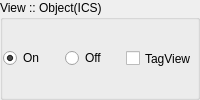
          <widget class="QGroupBox" name="gbObjectOption">
           <property name="title">
            <string>View :: Object(ICS)</string>
           </property>
           <layout class="QHBoxLayout" name="horizontalLayout_5">
            <property name="spacing">
             <number>0</number>
            </property>
            <property name="sizeConstraint">
             <enum>QLayout::SetMinimumSize</enum>
            </property>
            <property name="margin">
             <number>0</number>
            </property>
            <item>
             <widget class="QRadioButton" name="radioObjectViewOn">
              <property name="text">
               <string>On</string>
              </property>
              <property name="checked">
               <bool>true</bool>
              </property>
             </widget>
            </item>
            <item>
             <widget class="QRadioButton" name="radioObjectViewOff">
              <property name="text">
               <string>Off</string>
              </property>
              <property name="checked">
               <bool>false</bool>
              </property>
             </widget>
            </item>
            <item>
             <widget class="QCheckBox" name="ckbObjectTagView">
              <property name="sizePolicy">
               <sizepolicy hsizetype="Minimum" vsizetype="Minimum">
                <horstretch>0</horstretch>
                <verstretch>0</verstretch>
               </sizepolicy>
              </property>
              <property name="locale">
               <locale language="English" country="UnitedStates"/>
              </property>
              <property name="text">
               <string>TagView</string>
              </property>
             </widget>
            </item>
           </layout>
          </widget>
